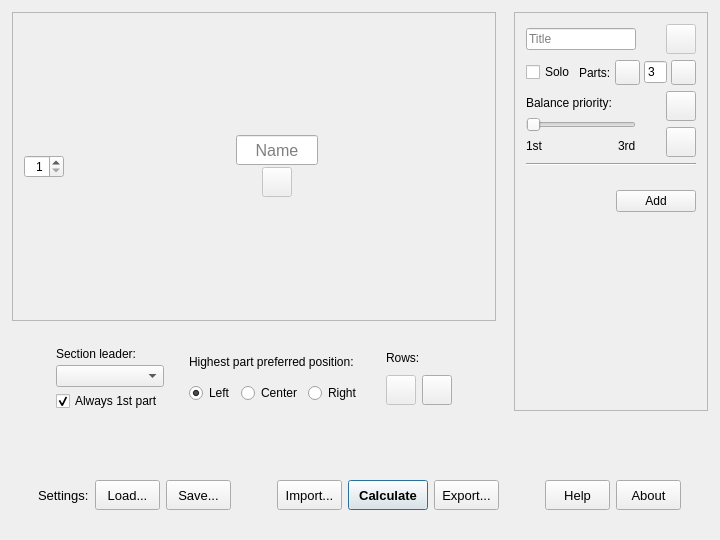
<?xml version="1.0" encoding="UTF-8"?>
<ui version="4.0">
 <class>MainWindow</class>
 <widget class="QMainWindow" name="MainWindow">
  <property name="geometry">
   <rect>
    <x>0</x>
    <y>0</y>
    <width>720</width>
    <height>540</height>
   </rect>
  </property>
  <property name="windowTitle">
   <string>Part Distributor</string>
  </property>
  <property name="windowIcon">
   <iconset resource="icons.qrc">
    <normaloff>:/icons/part-distributor.png</normaloff>:/icons/part-distributor.png</iconset>
  </property>
  <widget class="QWidget" name="widget_main">
   <layout class="QGridLayout" name="layout_main" columnstretch="5,2">
    <property name="leftMargin">
     <number>12</number>
    </property>
    <property name="topMargin">
     <number>12</number>
    </property>
    <property name="rightMargin">
     <number>12</number>
    </property>
    <property name="bottomMargin">
     <number>30</number>
    </property>
    <property name="horizontalSpacing">
     <number>18</number>
    </property>
    <property name="verticalSpacing">
     <number>9</number>
    </property>
    <item row="0" column="0">
     <layout class="QGridLayout" name="layout_seating" rowstretch="1,0,0" columnstretch="3,4,1,6,1,2,3">
      <item row="2" column="0">
       <spacer name="spacer_seating_L">
        <property name="orientation">
         <enum>Qt::Horizontal</enum>
        </property>
        <property name="sizeType">
         <enum>QSizePolicy::Expanding</enum>
        </property>
        <property name="sizeHint" stdset="0">
         <size>
          <width>0</width>
          <height>0</height>
         </size>
        </property>
       </spacer>
      </item>
      <item row="2" column="2">
       <spacer name="spacer_seating_CL">
        <property name="orientation">
         <enum>Qt::Horizontal</enum>
        </property>
        <property name="sizeType">
         <enum>QSizePolicy::Expanding</enum>
        </property>
        <property name="sizeHint" stdset="0">
         <size>
          <width>0</width>
          <height>0</height>
         </size>
        </property>
       </spacer>
      </item>
      <item row="2" column="6">
       <spacer name="spacer_seating_R">
        <property name="orientation">
         <enum>Qt::Horizontal</enum>
        </property>
        <property name="sizeType">
         <enum>QSizePolicy::Expanding</enum>
        </property>
        <property name="sizeHint" stdset="0">
         <size>
          <width>0</width>
          <height>0</height>
         </size>
        </property>
       </spacer>
      </item>
      <item row="2" column="5">
       <layout class="QGridLayout" name="layout_seating_rows" rowstretch="2,3">
        <item row="1" column="0">
         <widget class="QPushButton" name="button_rows_remove">
          <property name="enabled">
           <bool>false</bool>
          </property>
          <property name="sizePolicy">
           <sizepolicy hsizetype="Fixed" vsizetype="Fixed">
            <horstretch>0</horstretch>
            <verstretch>0</verstretch>
           </sizepolicy>
          </property>
          <property name="minimumSize">
           <size>
            <width>0</width>
            <height>30</height>
           </size>
          </property>
          <property name="maximumSize">
           <size>
            <width>30</width>
            <height>16777215</height>
           </size>
          </property>
          <property name="icon">
           <iconset resource="icons.qrc">
            <normaloff>:/icons/minus.png</normaloff>:/icons/minus.png</iconset>
          </property>
          <property name="iconSize">
           <size>
            <width>18</width>
            <height>18</height>
           </size>
          </property>
         </widget>
        </item>
        <item row="1" column="1">
         <widget class="QPushButton" name="button_rows_add">
          <property name="sizePolicy">
           <sizepolicy hsizetype="Fixed" vsizetype="Fixed">
            <horstretch>0</horstretch>
            <verstretch>0</verstretch>
           </sizepolicy>
          </property>
          <property name="minimumSize">
           <size>
            <width>0</width>
            <height>30</height>
           </size>
          </property>
          <property name="maximumSize">
           <size>
            <width>30</width>
            <height>16777215</height>
           </size>
          </property>
          <property name="icon">
           <iconset resource="icons.qrc">
            <normaloff>:/icons/plus.png</normaloff>:/icons/plus.png</iconset>
          </property>
          <property name="iconSize">
           <size>
            <width>18</width>
            <height>18</height>
           </size>
          </property>
         </widget>
        </item>
        <item row="0" column="0" colspan="2">
         <widget class="QLabel" name="label_seating_rows">
          <property name="sizePolicy">
           <sizepolicy hsizetype="Preferred" vsizetype="Maximum">
            <horstretch>0</horstretch>
            <verstretch>0</verstretch>
           </sizepolicy>
          </property>
          <property name="text">
           <string>Rows:</string>
          </property>
         </widget>
        </item>
       </layout>
      </item>
      <item row="2" column="1">
       <layout class="QVBoxLayout" name="layout_section_leader">
        <property name="spacing">
         <number>4</number>
        </property>
        <item>
         <widget class="QLabel" name="label_section_leader">
          <property name="text">
           <string>Section leader:</string>
          </property>
         </widget>
        </item>
        <item>
         <widget class="QComboBox" name="comboBox_section_leader"/>
        </item>
        <item>
         <widget class="QCheckBox" name="checkBox_section_leader">
          <property name="text">
           <string>Always 1st part</string>
          </property>
          <property name="checked">
           <bool>true</bool>
          </property>
         </widget>
        </item>
       </layout>
      </item>
      <item row="2" column="4">
       <spacer name="spacer_seating_CR">
        <property name="orientation">
         <enum>Qt::Horizontal</enum>
        </property>
        <property name="sizeHint" stdset="0">
         <size>
          <width>0</width>
          <height>0</height>
         </size>
        </property>
       </spacer>
      </item>
      <item row="1" column="0" colspan="7">
       <spacer name="spacer_seating_M">
        <property name="orientation">
         <enum>Qt::Vertical</enum>
        </property>
        <property name="sizeType">
         <enum>QSizePolicy::Maximum</enum>
        </property>
        <property name="sizeHint" stdset="0">
         <size>
          <width>0</width>
          <height>20</height>
         </size>
        </property>
       </spacer>
      </item>
      <item row="2" column="3">
       <layout class="QGridLayout" name="layout_seatingPrefs" rowstretch="2,3">
        <item row="1" column="0">
         <widget class="QRadioButton" name="radioButton_seatingPrefs_L">
          <property name="text">
           <string>Left</string>
          </property>
          <property name="checked">
           <bool>true</bool>
          </property>
         </widget>
        </item>
        <item row="1" column="1">
         <widget class="QRadioButton" name="radioButton_seatingPrefs_R">
          <property name="text">
           <string>Center</string>
          </property>
         </widget>
        </item>
        <item row="1" column="2">
         <widget class="QRadioButton" name="radioButton_seatingPrefs_C">
          <property name="text">
           <string>Right</string>
          </property>
         </widget>
        </item>
        <item row="0" column="0" colspan="3">
         <widget class="QLabel" name="label_seatingPrefs">
          <property name="sizePolicy">
           <sizepolicy hsizetype="Preferred" vsizetype="Maximum">
            <horstretch>0</horstretch>
            <verstretch>0</verstretch>
           </sizepolicy>
          </property>
          <property name="text">
           <string>Highest part preferred position:</string>
          </property>
         </widget>
        </item>
       </layout>
      </item>
      <item row="0" column="0" colspan="7">
       <widget class="QScrollArea" name="scrollArea_disp">
        <property name="widgetResizable">
         <bool>true</bool>
        </property>
        <widget class="QWidget" name="widget_scrollArea_disp">
         <property name="geometry">
          <rect>
           <x>0</x>
           <y>0</y>
           <width>480</width>
           <height>288</height>
          </rect>
         </property>
         <layout class="QGridLayout" name="layout_disp">
          <item row="0" column="1">
           <widget class="QScrollArea" name="scrollArea_disp_row">
            <property name="sizePolicy">
             <sizepolicy hsizetype="Expanding" vsizetype="Minimum">
              <horstretch>0</horstretch>
              <verstretch>0</verstretch>
             </sizepolicy>
            </property>
            <property name="frameShape">
             <enum>QFrame::NoFrame</enum>
            </property>
            <property name="verticalScrollBarPolicy">
             <enum>Qt::ScrollBarAlwaysOff</enum>
            </property>
            <property name="widgetResizable">
             <bool>true</bool>
            </property>
            <widget class="QWidget" name="widget_scrollArea_disp_row">
             <property name="geometry">
              <rect>
               <x>0</x>
               <y>0</y>
               <width>416</width>
               <height>93</height>
              </rect>
             </property>
             <layout class="QHBoxLayout" name="layout_disp_row">
              <property name="spacing">
               <number>12</number>
              </property>
              <property name="leftMargin">
               <number>0</number>
              </property>
              <property name="topMargin">
               <number>0</number>
              </property>
              <property name="rightMargin">
               <number>0</number>
              </property>
              <property name="bottomMargin">
               <number>0</number>
              </property>
              <item>
               <widget class="QWidget" name="widget_disp_name" native="true">
                <property name="sizePolicy">
                 <sizepolicy hsizetype="Fixed" vsizetype="Fixed">
                  <horstretch>0</horstretch>
                  <verstretch>0</verstretch>
                 </sizepolicy>
                </property>
                <property name="minimumSize">
                 <size>
                  <width>90</width>
                  <height>75</height>
                 </size>
                </property>
                <property name="maximumSize">
                 <size>
                  <width>90</width>
                  <height>16777215</height>
                 </size>
                </property>
                <layout class="QVBoxLayout" name="layout_disp_name" stretch="1,1">
                 <property name="spacing">
                  <number>0</number>
                 </property>
                 <property name="leftMargin">
                  <number>4</number>
                 </property>
                 <property name="topMargin">
                  <number>4</number>
                 </property>
                 <property name="rightMargin">
                  <number>4</number>
                 </property>
                 <property name="bottomMargin">
                  <number>4</number>
                 </property>
                 <item>
                  <widget class="QLineEdit" name="lineEdit_disp_name">
                   <property name="minimumSize">
                    <size>
                     <width>0</width>
                     <height>30</height>
                    </size>
                   </property>
                   <property name="font">
                    <font>
                     <pointsize>12</pointsize>
                    </font>
                   </property>
                   <property name="alignment">
                    <set>Qt::AlignCenter</set>
                   </property>
                   <property name="placeholderText">
                    <string>Name</string>
                   </property>
                  </widget>
                 </item>
                 <item>
                  <layout class="QHBoxLayout" name="layout_disp_name_view">
                   <property name="spacing">
                    <number>0</number>
                   </property>
                   <item>
                    <spacer name="spacer_disp_name_view_L">
                     <property name="orientation">
                      <enum>Qt::Horizontal</enum>
                     </property>
                     <property name="sizeHint" stdset="0">
                      <size>
                       <width>0</width>
                       <height>0</height>
                      </size>
                     </property>
                    </spacer>
                   </item>
                   <item>
                    <widget class="QPushButton" name="button_disp_name_view">
                     <property name="enabled">
                      <bool>false</bool>
                     </property>
                     <property name="minimumSize">
                      <size>
                       <width>0</width>
                       <height>30</height>
                      </size>
                     </property>
                     <property name="maximumSize">
                      <size>
                       <width>30</width>
                       <height>16777215</height>
                      </size>
                     </property>
                     <property name="icon">
                      <iconset resource="icons.qrc">
                       <normaloff>:/icons/external.png</normaloff>:/icons/external.png</iconset>
                     </property>
                     <property name="iconSize">
                      <size>
                       <width>18</width>
                       <height>18</height>
                      </size>
                     </property>
                    </widget>
                   </item>
                   <item>
                    <spacer name="spacer_disp_name_view_R">
                     <property name="orientation">
                      <enum>Qt::Horizontal</enum>
                     </property>
                     <property name="sizeHint" stdset="0">
                      <size>
                       <width>0</width>
                       <height>0</height>
                      </size>
                     </property>
                    </spacer>
                   </item>
                  </layout>
                 </item>
                </layout>
               </widget>
              </item>
             </layout>
            </widget>
           </widget>
          </item>
          <item row="0" column="0">
           <widget class="QSpinBox" name="spinBox_disp_row">
            <property name="maximumSize">
             <size>
              <width>40</width>
              <height>16777215</height>
             </size>
            </property>
            <property name="alignment">
             <set>Qt::AlignRight|Qt::AlignTrailing|Qt::AlignVCenter</set>
            </property>
            <property name="minimum">
             <number>1</number>
            </property>
            <property name="value">
             <number>1</number>
            </property>
           </widget>
          </item>
         </layout>
        </widget>
       </widget>
      </item>
     </layout>
    </item>
    <item row="0" column="1">
     <widget class="QScrollArea" name="scrollArea_pieces">
      <property name="sizePolicy">
       <sizepolicy hsizetype="Expanding" vsizetype="Expanding">
        <horstretch>0</horstretch>
        <verstretch>0</verstretch>
       </sizepolicy>
      </property>
      <property name="widgetResizable">
       <bool>true</bool>
      </property>
      <widget class="QWidget" name="widget_pieces">
       <property name="geometry">
        <rect>
         <x>0</x>
         <y>0</y>
         <width>197</width>
         <height>372</height>
        </rect>
       </property>
       <layout class="QVBoxLayout" name="layout_pieces">
        <property name="spacing">
         <number>24</number>
        </property>
        <item>
         <layout class="QGridLayout" name="layout_piece">
          <property name="horizontalSpacing">
           <number>30</number>
          </property>
          <property name="verticalSpacing">
           <number>6</number>
          </property>
          <item row="2" column="1">
           <layout class="QVBoxLayout" name="layout_piece_balance">
            <property name="spacing">
             <number>2</number>
            </property>
            <item>
             <widget class="QLabel" name="label_piece_balance">
              <property name="text">
               <string>Balance priority:</string>
              </property>
             </widget>
            </item>
            <item>
             <widget class="QSlider" name="slider_piece_balance">
              <property name="minimum">
               <number>1</number>
              </property>
              <property name="maximum">
               <number>3</number>
              </property>
              <property name="orientation">
               <enum>Qt::Horizontal</enum>
              </property>
             </widget>
            </item>
            <item>
             <layout class="QHBoxLayout" name="layout_piece_balance_layout">
              <item>
               <widget class="QLabel" name="label_piece_balance_high">
                <property name="text">
                 <string>1st</string>
                </property>
               </widget>
              </item>
              <item>
               <spacer name="spacer_piece_balance">
                <property name="orientation">
                 <enum>Qt::Horizontal</enum>
                </property>
                <property name="sizeHint" stdset="0">
                 <size>
                  <width>0</width>
                  <height>0</height>
                 </size>
                </property>
               </spacer>
              </item>
              <item>
               <widget class="QLabel" name="label_piece_balance_low">
                <property name="text">
                 <string>3rd</string>
                </property>
               </widget>
              </item>
             </layout>
            </item>
           </layout>
          </item>
          <item row="2" column="2">
           <layout class="QVBoxLayout" name="layout_piece_move">
            <item>
             <widget class="QPushButton" name="button_piece_up">
              <property name="minimumSize">
               <size>
                <width>0</width>
                <height>30</height>
               </size>
              </property>
              <property name="maximumSize">
               <size>
                <width>30</width>
                <height>16777215</height>
               </size>
              </property>
              <property name="icon">
               <iconset resource="icons.qrc">
                <normaloff>:/icons/up.png</normaloff>:/icons/up.png</iconset>
              </property>
              <property name="iconSize">
               <size>
                <width>18</width>
                <height>18</height>
               </size>
              </property>
             </widget>
            </item>
            <item>
             <widget class="QPushButton" name="button_piece_down">
              <property name="minimumSize">
               <size>
                <width>0</width>
                <height>30</height>
               </size>
              </property>
              <property name="maximumSize">
               <size>
                <width>30</width>
                <height>16777215</height>
               </size>
              </property>
              <property name="icon">
               <iconset resource="icons.qrc">
                <normaloff>:/icons/down.png</normaloff>:/icons/down.png</iconset>
              </property>
              <property name="iconSize">
               <size>
                <width>18</width>
                <height>18</height>
               </size>
              </property>
             </widget>
            </item>
           </layout>
          </item>
          <item row="0" column="1">
           <widget class="QLineEdit" name="lineEdit_piece">
            <property name="placeholderText">
             <string>Title</string>
            </property>
           </widget>
          </item>
          <item row="0" column="2">
           <widget class="QPushButton" name="button_piece_remove">
            <property name="enabled">
             <bool>false</bool>
            </property>
            <property name="minimumSize">
             <size>
              <width>0</width>
              <height>30</height>
             </size>
            </property>
            <property name="maximumSize">
             <size>
              <width>30</width>
              <height>16777215</height>
             </size>
            </property>
            <property name="icon">
             <iconset resource="icons.qrc">
              <normaloff>:/icons/trash.png</normaloff>:/icons/trash.png</iconset>
            </property>
            <property name="iconSize">
             <size>
              <width>20</width>
              <height>20</height>
             </size>
            </property>
           </widget>
          </item>
          <item row="1" column="1" colspan="2">
           <layout class="QHBoxLayout" name="layout_piece_parts">
            <property name="spacing">
             <number>4</number>
            </property>
            <item>
             <widget class="QCheckBox" name="checkBox_part_solo">
              <property name="text">
               <string>Solo</string>
              </property>
             </widget>
            </item>
            <item>
             <spacer name="spacer_piece_parts_C">
              <property name="orientation">
               <enum>Qt::Horizontal</enum>
              </property>
              <property name="sizeType">
               <enum>QSizePolicy::Maximum</enum>
              </property>
              <property name="sizeHint" stdset="0">
               <size>
                <width>16</width>
                <height>0</height>
               </size>
              </property>
             </spacer>
            </item>
            <item>
             <widget class="QLabel" name="label_piece_parts">
              <property name="text">
               <string>Parts:</string>
              </property>
             </widget>
            </item>
            <item>
             <widget class="QPushButton" name="button_piece_parts_remove">
              <property name="minimumSize">
               <size>
                <width>0</width>
                <height>25</height>
               </size>
              </property>
              <property name="maximumSize">
               <size>
                <width>25</width>
                <height>16777215</height>
               </size>
              </property>
              <property name="icon">
               <iconset resource="icons.qrc">
                <normaloff>:/icons/minus.png</normaloff>:/icons/minus.png</iconset>
              </property>
              <property name="iconSize">
               <size>
                <width>12</width>
                <height>12</height>
               </size>
              </property>
             </widget>
            </item>
            <item>
             <widget class="QLineEdit" name="lineEdit_piece_parts">
              <property name="sizePolicy">
               <sizepolicy hsizetype="Maximum" vsizetype="Fixed">
                <horstretch>0</horstretch>
                <verstretch>0</verstretch>
               </sizepolicy>
              </property>
              <property name="maximumSize">
               <size>
                <width>45</width>
                <height>16777215</height>
               </size>
              </property>
              <property name="inputMask">
               <string>###</string>
              </property>
              <property name="text">
               <string>3</string>
              </property>
              <property name="alignment">
               <set>Qt::AlignCenter</set>
              </property>
              <property name="placeholderText">
               <string>#</string>
              </property>
             </widget>
            </item>
            <item>
             <widget class="QPushButton" name="button_piece_parts_add">
              <property name="minimumSize">
               <size>
                <width>0</width>
                <height>25</height>
               </size>
              </property>
              <property name="maximumSize">
               <size>
                <width>25</width>
                <height>16777215</height>
               </size>
              </property>
              <property name="icon">
               <iconset resource="icons.qrc">
                <normaloff>:/icons/plus.png</normaloff>:/icons/plus.png</iconset>
              </property>
              <property name="iconSize">
               <size>
                <width>12</width>
                <height>12</height>
               </size>
              </property>
             </widget>
            </item>
            <item>
             <spacer name="spacer_piece_parts_R">
              <property name="orientation">
               <enum>Qt::Horizontal</enum>
              </property>
              <property name="sizeHint" stdset="0">
               <size>
                <width>0</width>
                <height>0</height>
               </size>
              </property>
             </spacer>
            </item>
           </layout>
          </item>
          <item row="3" column="1" colspan="2">
           <widget class="Line" name="line_piece">
            <property name="orientation">
             <enum>Qt::Horizontal</enum>
            </property>
           </widget>
          </item>
         </layout>
        </item>
        <item>
         <layout class="QHBoxLayout" name="layout_pieces_add">
          <item>
           <spacer name="spacer_pieces_add">
            <property name="orientation">
             <enum>Qt::Horizontal</enum>
            </property>
            <property name="sizeHint" stdset="0">
             <size>
              <width>0</width>
              <height>0</height>
             </size>
            </property>
           </spacer>
          </item>
          <item>
           <widget class="QPushButton" name="button_pieces_add">
            <property name="text">
             <string>Add</string>
            </property>
           </widget>
          </item>
         </layout>
        </item>
        <item>
         <spacer name="spacer_pieces">
          <property name="orientation">
           <enum>Qt::Vertical</enum>
          </property>
          <property name="sizeHint" stdset="0">
           <size>
            <width>0</width>
            <height>0</height>
           </size>
          </property>
         </spacer>
        </item>
       </layout>
      </widget>
     </widget>
    </item>
    <item row="2" column="0" colspan="2">
     <layout class="QHBoxLayout" name="layout_actions">
      <item>
       <spacer name="spacer_actions_L">
        <property name="orientation">
         <enum>Qt::Horizontal</enum>
        </property>
        <property name="sizeHint" stdset="0">
         <size>
          <width>40</width>
          <height>0</height>
         </size>
        </property>
       </spacer>
      </item>
      <item>
       <widget class="QLabel" name="label_actions_settings">
        <property name="font">
         <font>
          <pointsize>10</pointsize>
         </font>
        </property>
        <property name="text">
         <string>Settings:</string>
        </property>
       </widget>
      </item>
      <item>
       <widget class="QPushButton" name="button_load">
        <property name="sizePolicy">
         <sizepolicy hsizetype="Maximum" vsizetype="Fixed">
          <horstretch>0</horstretch>
          <verstretch>0</verstretch>
         </sizepolicy>
        </property>
        <property name="minimumSize">
         <size>
          <width>0</width>
          <height>30</height>
         </size>
        </property>
        <property name="maximumSize">
         <size>
          <width>65</width>
          <height>16777215</height>
         </size>
        </property>
        <property name="font">
         <font>
          <pointsize>10</pointsize>
         </font>
        </property>
        <property name="text">
         <string>Load...</string>
        </property>
        <property name="shortcut">
         <string>Ctrl+O</string>
        </property>
       </widget>
      </item>
      <item>
       <widget class="QPushButton" name="button_save">
        <property name="sizePolicy">
         <sizepolicy hsizetype="Maximum" vsizetype="Fixed">
          <horstretch>0</horstretch>
          <verstretch>0</verstretch>
         </sizepolicy>
        </property>
        <property name="minimumSize">
         <size>
          <width>0</width>
          <height>30</height>
         </size>
        </property>
        <property name="maximumSize">
         <size>
          <width>65</width>
          <height>16777215</height>
         </size>
        </property>
        <property name="font">
         <font>
          <pointsize>10</pointsize>
         </font>
        </property>
        <property name="text">
         <string>Save...</string>
        </property>
        <property name="shortcut">
         <string>Ctrl+S</string>
        </property>
       </widget>
      </item>
      <item>
       <spacer name="spacer_actions_CL">
        <property name="orientation">
         <enum>Qt::Horizontal</enum>
        </property>
        <property name="sizeType">
         <enum>QSizePolicy::Fixed</enum>
        </property>
        <property name="sizeHint" stdset="0">
         <size>
          <width>40</width>
          <height>0</height>
         </size>
        </property>
       </spacer>
      </item>
      <item>
       <widget class="QPushButton" name="button_import">
        <property name="sizePolicy">
         <sizepolicy hsizetype="Maximum" vsizetype="Fixed">
          <horstretch>0</horstretch>
          <verstretch>0</verstretch>
         </sizepolicy>
        </property>
        <property name="minimumSize">
         <size>
          <width>0</width>
          <height>30</height>
         </size>
        </property>
        <property name="maximumSize">
         <size>
          <width>65</width>
          <height>16777215</height>
         </size>
        </property>
        <property name="font">
         <font>
          <pointsize>10</pointsize>
         </font>
        </property>
        <property name="text">
         <string>Import...</string>
        </property>
        <property name="shortcut">
         <string>Ctrl+I</string>
        </property>
       </widget>
      </item>
      <item>
       <widget class="QPushButton" name="button_calculate">
        <property name="sizePolicy">
         <sizepolicy hsizetype="Maximum" vsizetype="Fixed">
          <horstretch>0</horstretch>
          <verstretch>0</verstretch>
         </sizepolicy>
        </property>
        <property name="minimumSize">
         <size>
          <width>0</width>
          <height>30</height>
         </size>
        </property>
        <property name="maximumSize">
         <size>
          <width>80</width>
          <height>16777215</height>
         </size>
        </property>
        <property name="font">
         <font>
          <pointsize>10</pointsize>
          <weight>75</weight>
          <bold>true</bold>
         </font>
        </property>
        <property name="text">
         <string>Calculate</string>
        </property>
        <property name="shortcut">
         <string>Ctrl+L</string>
        </property>
        <property name="default">
         <bool>true</bool>
        </property>
       </widget>
      </item>
      <item>
       <widget class="QPushButton" name="button_export">
        <property name="sizePolicy">
         <sizepolicy hsizetype="Maximum" vsizetype="Fixed">
          <horstretch>0</horstretch>
          <verstretch>0</verstretch>
         </sizepolicy>
        </property>
        <property name="minimumSize">
         <size>
          <width>0</width>
          <height>30</height>
         </size>
        </property>
        <property name="maximumSize">
         <size>
          <width>65</width>
          <height>16777215</height>
         </size>
        </property>
        <property name="font">
         <font>
          <pointsize>10</pointsize>
         </font>
        </property>
        <property name="text">
         <string>Export...</string>
        </property>
        <property name="shortcut">
         <string>Ctrl+E</string>
        </property>
       </widget>
      </item>
      <item>
       <spacer name="spacer_actions_CR">
        <property name="orientation">
         <enum>Qt::Horizontal</enum>
        </property>
        <property name="sizeType">
         <enum>QSizePolicy::Fixed</enum>
        </property>
        <property name="sizeHint" stdset="0">
         <size>
          <width>40</width>
          <height>0</height>
         </size>
        </property>
       </spacer>
      </item>
      <item>
       <widget class="QPushButton" name="button_help">
        <property name="sizePolicy">
         <sizepolicy hsizetype="Maximum" vsizetype="Fixed">
          <horstretch>0</horstretch>
          <verstretch>0</verstretch>
         </sizepolicy>
        </property>
        <property name="minimumSize">
         <size>
          <width>0</width>
          <height>30</height>
         </size>
        </property>
        <property name="maximumSize">
         <size>
          <width>65</width>
          <height>16777215</height>
         </size>
        </property>
        <property name="font">
         <font>
          <pointsize>10</pointsize>
         </font>
        </property>
        <property name="text">
         <string>Help</string>
        </property>
        <property name="shortcut">
         <string>F1</string>
        </property>
       </widget>
      </item>
      <item>
       <widget class="QPushButton" name="button_about">
        <property name="sizePolicy">
         <sizepolicy hsizetype="Maximum" vsizetype="Fixed">
          <horstretch>0</horstretch>
          <verstretch>0</verstretch>
         </sizepolicy>
        </property>
        <property name="minimumSize">
         <size>
          <width>0</width>
          <height>30</height>
         </size>
        </property>
        <property name="maximumSize">
         <size>
          <width>65</width>
          <height>16777215</height>
         </size>
        </property>
        <property name="font">
         <font>
          <pointsize>10</pointsize>
         </font>
        </property>
        <property name="text">
         <string>About</string>
        </property>
        <property name="shortcut">
         <string>F12</string>
        </property>
       </widget>
      </item>
      <item>
       <spacer name="spacer_actions_R">
        <property name="orientation">
         <enum>Qt::Horizontal</enum>
        </property>
        <property name="sizeHint" stdset="0">
         <size>
          <width>40</width>
          <height>0</height>
         </size>
        </property>
       </spacer>
      </item>
     </layout>
    </item>
    <item row="1" column="0" colspan="2">
     <spacer name="spacer_main_C">
      <property name="orientation">
       <enum>Qt::Vertical</enum>
      </property>
      <property name="sizeType">
       <enum>QSizePolicy::Maximum</enum>
      </property>
      <property name="sizeHint" stdset="0">
       <size>
        <width>0</width>
        <height>60</height>
       </size>
      </property>
     </spacer>
    </item>
   </layout>
  </widget>
 </widget>
 <layoutdefault spacing="6" margin="11"/>
 <resources>
  <include location="icons.qrc"/>
 </resources>
 <connections/>
</ui>
